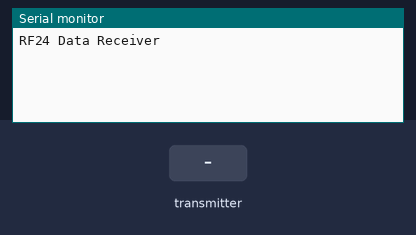
The sketch below on a simulated Arduino Uno, built with avr-gcc and run on an emulated ATmega328P. Shown: the last lines printed to the serial monitor. The inputs (shaded band) are chosen by the test bench. No radio packets arrive unless stated.

Above: at 1.2 s.
1.3 s: the transmitter starts sending id = 0
At 1.37 s:
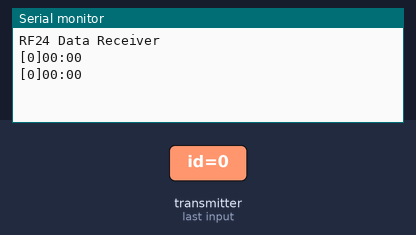
3.2 s: the transmitter starts sending temperature = 25
At 3.27 s:
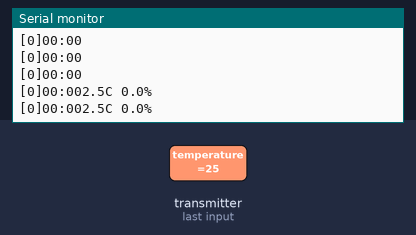
5.1 s: the transmitter starts sending voltage = 256
At 5.12 s:
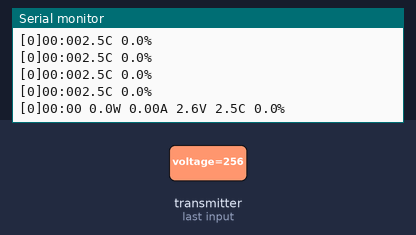
7.0 s: the transmitter starts sending time = 1023
At 7.07 s:
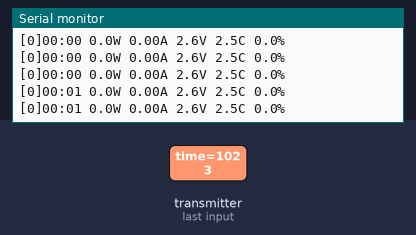
8.5 s: the transmitter starts sending temperature = 0
At 8.57 s:
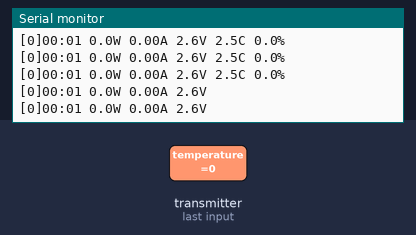
10.4 s: the transmitter starts sending humidity = 25
At 10.47 s:
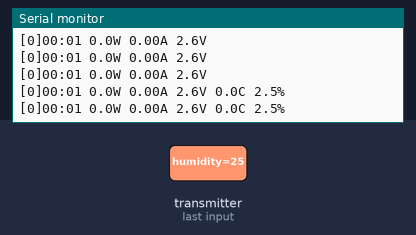

Measured:
- after the input at 1.3 s, the serial monitor: prints a new line at once (image 1)
- after the input at 3.2 s, the serial monitor: prints a new line at once (image 2)
- after the input at 5.1 s, the serial monitor: prints a new line at once (image 3)
- after the input at 7.0 s, the serial monitor: prints a new line at once (image 4)
- after the input at 8.5 s, the serial monitor: prints a new line at once (image 5)
- after the input at 10.4 s, the serial monitor: prints a new line at once (image 6)

The sketch:

SensorReceiver.ino
```cpp
/*
* This sketch receives data from data sender
*
* Written by Stanley Huang for Project OpenIoT
*/

#include <SPI.h>
#include <RF24.h>

/* Hardware configuration: Set up nRF24L01 radio on SPI bus plus pins 9 & 10 */
RF24 radio(9,10);
/**********************************************************/

byte addresses[][6] = {"SNDER","RCVER"};

typedef struct {
  byte id;
  unsigned long time;
  int temperature; /* 0.1C */
  unsigned int humidity; /* 0.1% */
  unsigned int voltage; /* 1/100V */
  int current; /* 1/100A */
  int watt; /* 1/10W */
} DATA_BLOCK;

void setup() {
  Serial.begin(115200);
  while (!Serial);
  Serial.println(F("RF24 Data Receiver"));

  radio.begin();

  // Set the PA Level low to prevent power supply related issues since this is a
 // getting_started sketch, and the likelihood of close proximity of the devices. RF24_PA_MAX is default.
  radio.setPALevel(RF24_PA_MAX);

  // Open a writing and reading pipe on each radio, with opposite addresses
  radio.openWritingPipe(addresses[1]);
  radio.openReadingPipe(1,addresses[0]);

  // Start the radio listening for data
  radio.startListening();
}

void loop() {
  if( radio.available()){
    while (radio.available()) {                                   // While there is data ready
      DATA_BLOCK data = {0};
      radio.read( &data, sizeof(data));
      Serial.print('[');
      Serial.print(data.id);
      Serial.print(']');
      uint32_t s = data.time / 1000;
      if (s >= 3600) {
        Serial.print(s / 3600);
        Serial.print(':');
        s %= 3600;
      }
      int m = s / 60;
      s %= 60;
      if (m < 10) Serial.print('0');
      Serial.print(m);
      Serial.print(':');
      if (s < 10) Serial.print('0');
      Serial.print(s);
      if (data.voltage || data.current) {
        Serial.print(' ');
        Serial.print(data.watt ? (float)data.watt / 10 : (float)data.voltage * data.current / 10000, 1);
        Serial.print("W ");
        Serial.print((float)data.current / 100, 2);
        Serial.print("A ");
        Serial.print((float)data.voltage / 100, 1);
        Serial.print("V ");
        delay(20);
      }
      if (data.temperature || data.humidity) {
        Serial.print((float)data.temperature / 10, 1);
        Serial.print("C ");
        Serial.print((float)data.humidity / 10, 1);
        Serial.print("%");
      }
      Serial.println();
    }
  }
}
```
